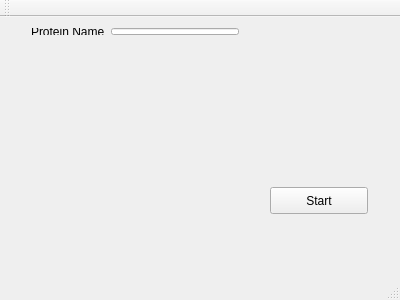
<?xml version="1.0" encoding="UTF-8"?>
<ui version="4.0">
 <class>MainWindow</class>
 <widget class="QMainWindow" name="MainWindow">
  <property name="geometry">
   <rect>
    <x>0</x>
    <y>0</y>
    <width>400</width>
    <height>300</height>
   </rect>
  </property>
  <property name="windowTitle">
   <string>MainWindow</string>
  </property>
  <widget class="QWidget" name="centralWidget">
   <widget class="QPushButton" name="startButton">
    <property name="geometry">
     <rect>
      <x>270</x>
      <y>170</y>
      <width>98</width>
      <height>27</height>
     </rect>
    </property>
    <property name="text">
     <string>Start</string>
    </property>
   </widget>
   <widget class="QWidget" name="layoutWidget">
    <property name="geometry">
     <rect>
      <x>20</x>
      <y>0</y>
      <width>230</width>
      <height>29</height>
     </rect>
    </property>
    <layout class="QHBoxLayout" name="horizontalLayout">
     <item>
      <widget class="QLabel" name="label">
       <property name="text">
        <string>Protein Name</string>
       </property>
      </widget>
     </item>
     <item>
      <widget class="QLineEdit" name="proteinName"/>
     </item>
    </layout>
   </widget>
  </widget>
  <widget class="QMenuBar" name="menuBar">
   <property name="geometry">
    <rect>
     <x>0</x>
     <y>0</y>
     <width>400</width>
     <height>25</height>
    </rect>
   </property>
  </widget>
  <widget class="QToolBar" name="mainToolBar">
   <attribute name="toolBarArea">
    <enum>TopToolBarArea</enum>
   </attribute>
   <attribute name="toolBarBreak">
    <bool>false</bool>
   </attribute>
  </widget>
  <widget class="QStatusBar" name="statusBar"/>
 </widget>
 <layoutdefault spacing="6" margin="11"/>
 <resources/>
 <connections/>
</ui>
